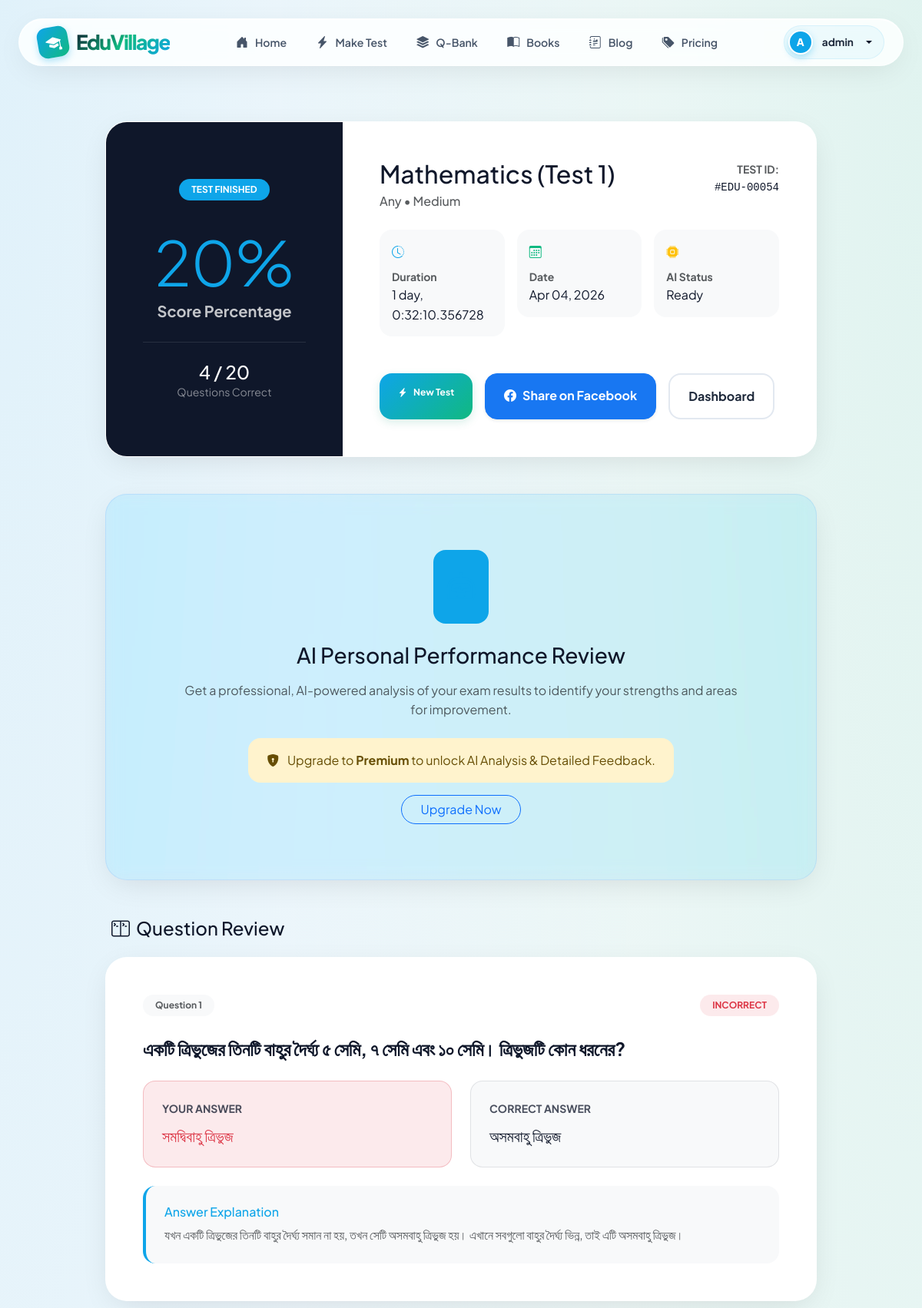
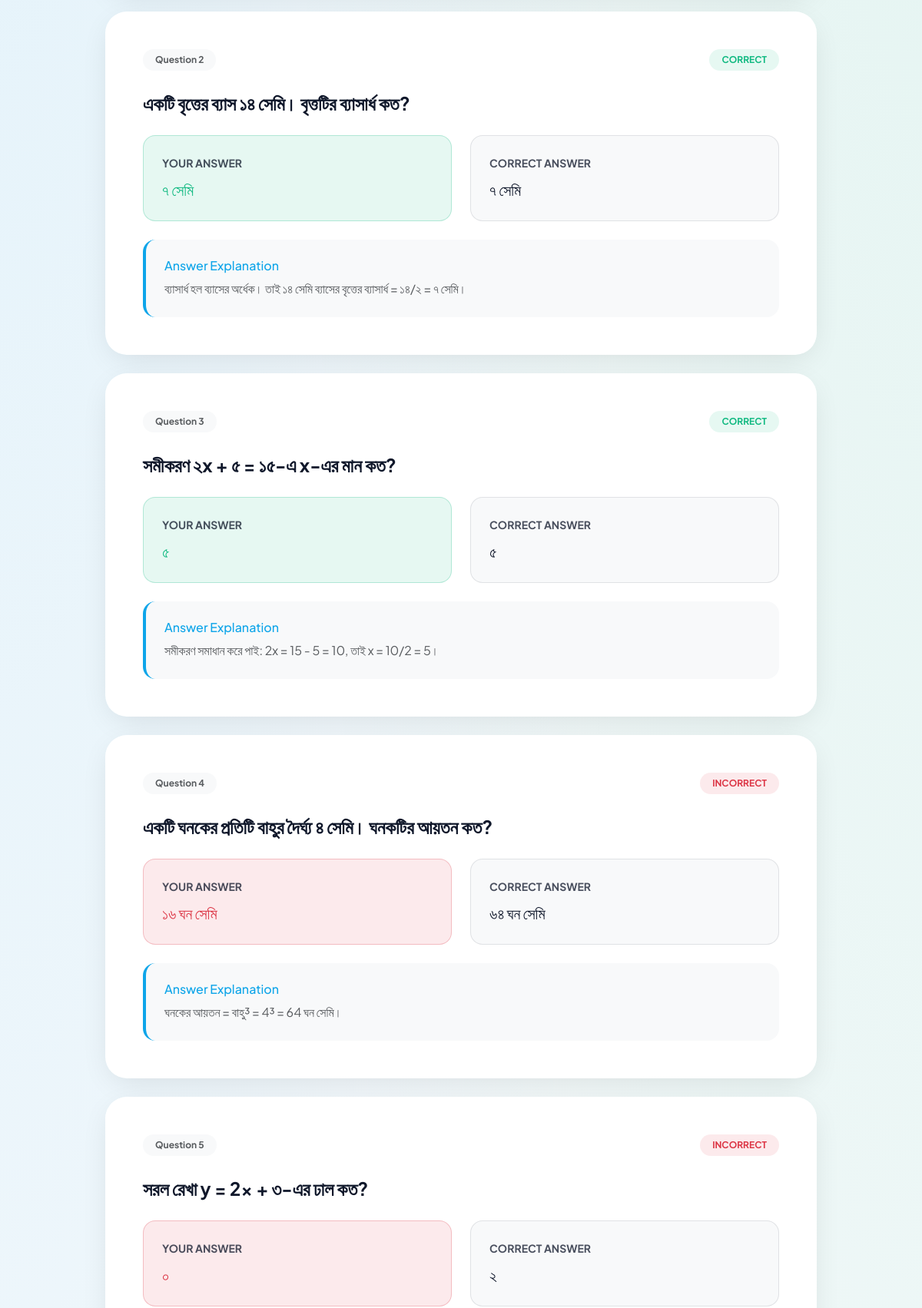
The app's page /exam/54/result/ (signed in, upper part) with its own data (2 pictures, top to bottom).
### questions/models.py (models this page shows, shortened)
class Exam(models.Model):
    user = models.ForeignKey(User, on_delete=models.CASCADE, related_name='exams')
    subject = models.CharField(max_length=100)
    level = models.CharField(max_length=50)
    difficulty = models.CharField(max_length=50)
    question_type = models.CharField(max_length=50)
    score = models.IntegerField(null=True, blank=True)
    total_questions = models.IntegerField(default=0)
    created_at = models.DateTimeField(auto_now_add=True)
    completed_at = models.DateTimeField(null=True, blank=True)
    ai_analysis = RichTextUploadingField(null=True, blank=True)
    share_image_url = models.URLField(max_length=500, null=True, blank=True)
    MODE_CHOICES = (
        ('AI_PRACTICE', 'AI Practice'),
        ('FULL_EXAM', 'Full Exam'),
    )
    mode = models.CharField(max_length=20, choices=MODE_CHOICES, default='AI_PRACTICE')
    @property
    def duration(self):
        if self.completed_at:
            return self.completed_at - self.created_at
        return None

class Question(models.Model):
    exam = models.ForeignKey(Exam, on_delete=models.CASCADE, related_name='questions')
    question_bank = models.ForeignKey(QuestionBank, on_delete=models.CASCADE, null=True, blank=True)
    text = RichTextUploadingField(null=True, blank=True)
    options = models.JSONField(null=True, blank=True)
    correct_answer = models.TextField(null=True, blank=True)
    explanation = RichTextUploadingField(null=True, blank=True)
    user_answer = models.TextField(null=True, blank=True)
    is_correct = models.BooleanField(default=False)
    feedback = models.TextField(null=True, blank=True)
    tags = models.ManyToManyField('weak_topics.TopicTag', blank=True, related_name='exam_questions')

### questions/views.py (the view)
# urls.py: path('exam/<int:exam_id>/result/', views.exam_result, name='exam_result'),
@login_required
@never_cache
def exam_result(request, exam_id):
    exam = get_object_or_404(Exam, id=exam_id, user=request.user)
    return render(request, 'exams/exam_result.html', {'exam': exam})

### users/models.py (called while the page is built, shortened)
    def check_subscription_expiry(self):
        return False

### templates/exams/exam_result.html (shortened to what this page needs)
{% extends "base.html" %}
{% block content %}
<div class="row justify-content-center animate__animated animate__fadeIn">
    <div class="col-lg-10">
        <div class="premium-card bg-white mb-5 shadow-2xl p-0 overflow-hidden">
            <div class="row g-0">
                <div class="col-lg-4 bg-dark text-white d-flex flex-column align-items-center justify-content-center p-5 text-center">
                    <div class="mb-4">
                        <span class="badge bg-primary rounded-pill px-3 py-2 mb-3">TEST FINISHED</span>
                    </div>
                    {% widthratio exam.score exam.total_questions 100 as percentage %}
                    <div class="display-1 fw-black text-primary lh-1 mb-2">{{ percentage }}%</div>
                    <div class="fs-5 fw-bold opacity-75">Score Percentage</div>
                    <div class="mt-4 pt-4 border-top border-white border-opacity-10 w-100">
                        <div class="h4 fw-black mb-0">{{ exam.score }} / {{ exam.total_questions }}</div>
                        <div class="small opacity-50">Questions Correct</div>
                    </div>
                </div>
                <div class="col-lg-8 p-5">
                    <div class="d-flex justify-content-between align-items-start mb-4">
                        <div>
                            <h2 class="fw-black text-dark mb-1">{{ exam.subject }}</h2>
                            <p class="text-muted fw-medium mb-0">{{ exam.level }} • {{ exam.difficulty }}</p>
                        </div>
                        <div class="text-end">
                            <span class="text-muted small fw-bold">TEST ID:</span>
                            <div class="font-monospace small">#EDU-{{ exam.id|stringformat:"05d" }}</div>
                        </div>
                    </div>
                    <div class="row g-3">
                        <div class="col-md-4">
                            <div class="p-3 bg-light rounded-4">
                                <i class="bi bi-clock-history text-primary mb-2 d-block"></i>
                                <div class="small text-muted fw-bold">Duration</div>
                                <div class="fw-black">{{ exam.duration|default:"Live Session" }}</div>
                            </div>
                        </div>
                        <div class="col-md-4">
                            <div class="p-3 bg-light rounded-4">
                                <i class="bi bi-calendar3 text-success mb-2 d-block"></i>
                                <div class="small text-muted fw-bold">Date</div>
                                <div class="fw-black">{{ exam.created_at|date:"M d, Y" }}</div>
                            </div>
                        </div>
                        <div class="col-md-4">
                            <div class="p-3 bg-light rounded-4">
                                <i class="bi bi-cpu-fill text-warning mb-2 d-block"></i>
                                <div class="small text-muted fw-bold">AI Status</div>
                                <div class="fw-black">Ready</div>
                            </div>
                        </div>
                    </div>
                    <div class="d-flex flex-wrap gap-3 mt-5">
                        <a href="{% url 'generate_test' %}" class="btn btn-premium px-4 py-3 rounded-4">
                            <i class="bi bi-lightning-charge-fill me-2"></i>New Test
                        </a>
                        <a href="https://www.facebook.com/sharer/sharer.php?u={{ request.scheme }}://{{ request.get_host }}{% url 'share_exam' exam.id %}" target="_blank" class="btn btn-primary px-4 py-3 rounded-4 fw-bold shadow-sm" style="background-color: #1877F2; border-color: #1877F2;">
                            <i class="bi bi-facebook me-2"></i>Share on Facebook
                        </a>
                        <a href="{% url 'dashboard' %}" class="btn btn-outline-premium px-4 py-3 rounded-4">
                            Dashboard
                        </a>
                    </div>
                </div>
            </div>
        </div>
        <div class="premium-card bg-primary bg-opacity-10 border-0 mb-5 p-5 position-relative overflow-hidden" id="ai-feedback-container">
            <div id="ai-feedback-initial" class="text-center py-4">
                <div class="status-icon-wrapper mb-4 bg-primary bg-opacity-20 d-inline-flex p-3 rounded-4">
                    <i class="bi bi-robot fs-1 text-primary"></i>
                </div>
                <h3 class="fw-black text-dark mb-3">AI Personal Performance Review</h3>
                <p class="text-muted mb-4 px-md-5">Get a professional, AI-powered analysis of your exam results to identify your strengths and areas for improvement.</p>
                {% if user.profile.is_paid %}
                    <button id="get-feedback-btn" class="btn btn-primary btn-lg px-5 py-3 rounded-pill fw-black shadow-primary">
                        <i class="bi bi-lightning-charge-fill me-2"></i> Click to Get Feedback
                    </button>
                {% else %}
                    <div class="alert alert-warning rounded-4 border-0 mb-0 d-inline-block px-4">
                        <i class="bi bi-shield-lock-fill me-2"></i> Upgrade to <strong>Premium</strong> to unlock AI Analysis & Detailed Feedback.
                    </div>
                    <br>
                    <a href="{% url 'dashboard' %}" class="btn btn-outline-primary mt-3 rounded-pill px-4">Upgrade Now</a>
                {% endif %}
            </div>
        </div>
        <h4 class="fw-black mb-4 px-2"><i class="bi bi-terminal-split me-2"></i>Question Review</h4>
        {% for q in exam.questions.all %}
        <div class="premium-card bg-white mb-4 p-4 p-md-5 animate__animated animate__fadeInUp" style="animation-delay: {{ forloop.counter0|add:1 }}00ms">
            <div class="d-flex justify-content-between align-items-center mb-4">
                <span class="badge bg-light text-muted fw-bold p-2 px-3 rounded-pill">Question {{ forloop.counter }}</span>
                {% if q.is_correct %}
                    <span class="badge bg-success bg-opacity-10 text-success fw-black p-2 px-3 rounded-pill">CORRECT</span>
                {% else %}
                    <span class="badge bg-danger bg-opacity-10 text-danger fw-black p-2 px-3 rounded-pill">INCORRECT</span>
                {% endif %}
            </div>
            <h4 class="fw-bold mb-4 text-dark lh-base">{{ q.text|safe }}</h4>
            <div class="row g-4 mb-4">
                <div class="col-md-6">
                    <div class="h-100 p-4 rounded-4 {% if q.is_correct %}bg-success bg-opacity-10 border border-success border-opacity-25{% else %}bg-danger bg-opacity-10 border border-danger border-opacity-25{% endif %}">
                        <div class="small fw-bold opacity-75 text-uppercase mb-2">Your Answer</div>
                        <div class="fs-5 fw-black {% if q.is_correct %}text-success{% else %}text-danger{% endif %}">
                            {{ q.user_answer|default:"Empty" }}
                        </div>
                    </div>
                </div>
                <div class="col-md-6">
                    <div class="h-100 p-4 rounded-4 bg-light border border-dark border-opacity-10">
                        <div class="small fw-bold opacity-75 text-uppercase mb-2">Correct Answer</div>
                        <div class="fs-5 fw-black text-dark">
                            {{ q.correct_answer|safe }}
                        </div>
                    </div>
                </div>
            </div>
            {% if q.explanation %}
            <div class="bg-light p-4 rounded-4 border-start border-4 border-primary mt-4">
                <h6 class="fw-black text-primary mb-2">Answer Explanation</h6>
                <p class="mb-0 text-muted">{{ q.explanation|safe }}</p>
            </div>
            {% endif %}
        </div>
        {% endfor %}
    </div>
</div>
{% endblock %}

### templates/base.html (shortened to what this page needs)
<!DOCTYPE html>
{% load static %}
<html lang="en">
<head>
    <link href="https://cdn.jsdelivr.net/npm/bootstrap@5.3.0/dist/css/bootstrap.min.css" rel="stylesheet">
    <link rel="stylesheet" href="https://cdn.jsdelivr.net/npm/bootstrap-icons@1.11.0/font/bootstrap-icons.css">
</head>
<body>
        <nav class="navbar-glass" id="mainNavbar">
        <a class="nav-brand-logo" href="{% url 'index' %}">
            <div class="nav-brand-icon">
                <i class="bi bi-mortarboard-fill"></i>
            </div>
            <span class="brand-text-unique">EduVillage</span>
        </a>
        <ul class="nav-menu d-none d-lg-flex">
            <li class="nav-menu-item">
                <a class="nav-menu-link {% if request.resolver_match.url_name == 'index' %}active{% endif %}" href="{% url 'index' %}">
                    <i class="bi bi-house-door-fill me-1"></i>Home
                </a>
            </li>
            <li class="nav-menu-item">
                <a class="nav-menu-link {% if request.resolver_match.url_name == 'generate_test' %}active{% endif %}" href="{% url 'generate_test' %}">
                    <i class="bi bi-lightning-charge-fill me-1"></i>Make Test
                </a>
            </li>
            <li class="nav-menu-item">
                <a class="nav-menu-link {% if request.resolver_match.url_name == 'take_test' %}active{% endif %}" href="{% url 'take_test' %}">
                    <i class="bi bi-stack me-1"></i>Q-Bank
                </a>
            </li>
            <li class="nav-menu-item">
                <a class="nav-menu-link {% if request.resolver_match.url_name == 'books' %}active{% endif %}" href="{% url 'books' %}">
                    <i class="bi bi-book-half me-1"></i>Books
                </a>
            </li>
            <li class="nav-menu-item">
                <a class="nav-menu-link {% if request.resolver_match.url_name == 'blog:post_list' %}active{% endif %}" href="{% url 'blog:post_list' %}">
                    <i class="bi bi-journal-richtext me-1"></i>Blog
                </a>
            </li>
            <li class="nav-menu-item">
                <a class="nav-menu-link {% if request.resolver_match.url_name == 'upgrade' %}active{% endif %}" href="{% url 'upgrade' %}">
                    <i class="bi bi-tags-fill me-1"></i>Pricing
                </a>
            </li>
        </ul>
        <div class="nav-actions d-none d-lg-flex">
            {% if user.is_authenticated %}
                <div class="dropdown">
                    <a class="nav-profile-wrapper text-decoration-none dropdown-toggle" href="#" data-bs-toggle="dropdown" aria-expanded="false" style="color: inherit;">
                        <div class="nav-profile-avatar {% if user.profile.subscription_type != 'Free' %}premium{% endif %}">
                            {{ user.username|first|upper }}
                        </div>
                        <span class="nav-profile-name">{{ user.username }}</span>
                    </a>
                </div>
            {% endif %}
        </div>
    </nav>
    <main class="container py-5 flex-grow-1" style="position: relative; padding-bottom: 50px !important;">
        {% block content %}{% endblock %}
    </main>
</body>
</html>

### templates/exams/exam_result.html (style rules this page uses)
#ai-feedback-container { transition: all 0.5s ease; border: 1px solid rgba(13, 110, 253, 0.1) !important; }

### records on screen
Exam: score "4", total_questions "20", subject "Mathematics (Test 1)", level "Any", difficulty "Medium", id "00054", duration "1 day, 0:32:10.356728", created_at "Apr 04, 2026"
Question: is_correct "INCORRECT", text "একটি ত্রিভুজের তিনটি বাহুর দৈর্ঘ্য ৫ সেমি, ৭ সেমি এবং ১০ সেমি। ত্রিভুজটি কোন ধরনের?", user_answer "সমদ্বিবাহু ত্রিভুজ", correct_answer "অসমবাহু ত্রিভুজ", explanation "যখন একটি ত্রিভুজের তিনটি বাহুর দৈর্ঘ্য সমান না হয়, তখন সেটি অসমবাহু ত্রিভুজ হয়। এখানে সবগুলো বাহুর দৈর্ঘ্য ভিন্ন, তাই এটি অসমবাহু ত্রিভুজ।"
Question: is_correct "CORRECT", text "একটি বৃত্তের ব্যাস ১৪ সেমি। বৃত্তটির ব্যাসার্ধ কত?", user_answer "৭ সেমি", correct_answer "৭ সেমি", explanation "ব্যাসার্ধ হল ব্যাসের অর্ধেক। তাই ১৪ সেমি ব্যাসের বৃত্তের ব্যাসার্ধ = ১৪/২ = ৭ সেমি।"
Question: is_correct "CORRECT", text "সমীকরণ ২x + ৫ = ১৫-এ x-এর মান কত?", user_answer "৫", correct_answer "৫", explanation "সমীকরণ সমাধান করে পাই: 2x = 15 - 5 = 10, তাই x = 10/2 = 5।"
Question: is_correct "INCORRECT", text "একটি ঘনকের প্রতিটি বাহুর দৈর্ঘ্য ৪ সেমি। ঘনকটির আয়তন কত?", user_answer "১৬ ঘন সেমি", correct_answer "৬৪ ঘন সেমি", explanation "ঘনকের আয়তন = বাহু³ = 4³ = 64 ঘন সেমি।"
Question: is_correct "INCORRECT", text "সরল রেখা y = 2x + ৩-এর ঢাল কত?", user_answer "০", correct_answer "২"

### other values on screen
{{ user.username|first|upper }} "A"
{{ user.username }} "admin"
{{ percentage }} "20"
